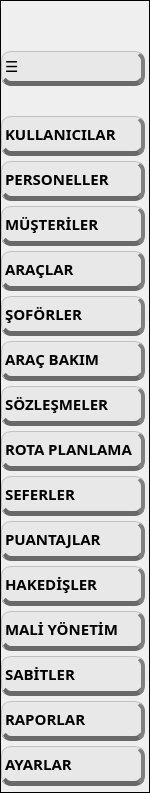
   <widget class="QFrame" name="menu_frame">
    <property name="geometry">
     <rect>
      <x>10</x>
      <y>10</y>
      <width>150</width>
      <height>793</height>
     </rect>
    </property>
    <property name="minimumSize">
     <size>
      <width>60</width>
      <height>0</height>
     </size>
    </property>
    <property name="maximumSize">
     <size>
      <width>200</width>
      <height>16777215</height>
     </size>
    </property>
    <property name="styleSheet">
     <string notr="true">QPushButton {
	background-color: #E8E8E8;
    color: #000;
    font-family: 'DaytonaPro', sans-serif;
    font-weight: bold;
    font-size: 11pt;
    border-radius: 10px;
	border-top: 1px solid #C0C0C0;
    border-left: 1px solid #C0C0C0;
    border-right: 4px solid #808080;  /* Sağ gölge kalınlığı */
    border-bottom: 5px solid #696969; /* Alt gölge kalınlığı */
    text-align: left;
    margin-right: 4px; /* Gölgenin kesilmemesi için alan bırakıyoruz */
    margin-bottom: 5px;
    padding: 3px;
}

QPushButton[selected=&quot;true&quot;] {
    background-color: #FFF3E0;
    color: #984C00;
    border-right: 4px solid #984C00;
    border-bottom: 5px solid #6B3A00;
}

QPushButton[flash=&quot;true&quot;] {
    background-color: #FFE0B2;
}

/* Üzerine gelince gölge rengini biraz açabiliriz */
QPushButton:hover {
    color: #984C00;
    border-right: 4px solid #A9A9A9;
    border-bottom: 5px solid #808080;
}

/* Basıldığında gölgeler küçülmeli ki buton çökmüş görünsün */
QPushButton:pressed {
    border-top: 2px solid #696969;
    border-left: 2px solid #696969;
    border-right: 1px solid #808080;   /* Sağ gölge kaybolur */
    border-bottom: 1px solid #808080;  /* Alt gölge kaybolur */
    
    margin-top: 4px;    /* Butonu fiziksel olarak aşağı kaydırır */
    margin-left: 2px;   /* Butonu fiziksel olarak sağa kaydırır */
    margin-bottom: 1px;
    margin-right: 2px;
    
    padding-top: 10px;  /* Metni buton içinde aşağı kaydırır */
}</string>
    </property>
    <property name="frameShape">
     <enum>QFrame::Shape::Box</enum>
    </property>
    <property name="frameShadow">
     <enum>QFrame::Shadow::Plain</enum>
    </property>
    <layout class="QGridLayout" name="gridLayout_7" rowminimumheight="30,20">
     <property name="leftMargin">
      <number>0</number>
     </property>
     <property name="topMargin">
      <number>50</number>
     </property>
     <property name="rightMargin">
      <number>0</number>
     </property>
     <property name="bottomMargin">
      <number>0</number>
     </property>
     <property name="spacing">
      <number>0</number>
     </property>
     <item row="0" column="0">
      <widget class="QPushButton" name="btn_menu_toggle">
       <property name="minimumSize">
        <size>
         <width>40</width>
         <height>40</height>
        </size>
       </property>
       <property name="maximumSize">
        <size>
         <width>16777215</width>
         <height>40</height>
        </size>
       </property>
       <property name="text">
        <string>☰</string>
       </property>
      </widget>
     </item>
     <item row="1" column="0">
      <layout class="QGridLayout" name="gridLayout_3">
       <property name="topMargin">
        <number>25</number>
       </property>
       <property name="spacing">
        <number>0</number>
       </property>
       <item row="0" column="0">
        <widget class="QPushButton" name="btn_users">
         <property name="sizePolicy">
          <sizepolicy hsizetype="Preferred" vsizetype="Preferred">
           <horstretch>0</horstretch>
           <verstretch>0</verstretch>
          </sizepolicy>
         </property>
         <property name="minimumSize">
          <size>
           <width>0</width>
           <height>45</height>
          </size>
         </property>
         <property name="maximumSize">
          <size>
           <width>16777215</width>
           <height>45</height>
          </size>
         </property>
         <property name="font">
          <font>
           <family>DaytonaPro</family>
           <pointsize>11</pointsize>
           <bold>true</bold>
          </font>
         </property>
         <property name="cursor">
          <cursorShape>ClosedHandCursor</cursorShape>
         </property>
         <property name="toolTipDuration">
          <number>0</number>
         </property>
         <property name="text">
          <string>KULLANICILAR</string>
         </property>
         <property name="flat">
          <bool>false</bool>
         </property>
        </widget>
       </item>
       <item row="1" column="0">
        <widget class="QPushButton" name="btn_employees">
         <property name="sizePolicy">
          <sizepolicy hsizetype="Preferred" vsizetype="Preferred">
           <horstretch>0</horstretch>
           <verstretch>0</verstretch>
          </sizepolicy>
         </property>
         <property name="minimumSize">
          <size>
           <width>0</width>
           <height>45</height>
          </size>
         </property>
         <property name="maximumSize">
          <size>
           <width>16777215</width>
           <height>45</height>
          </size>
         </property>
         <property name="font">
          <font>
           <family>DaytonaPro</family>
           <pointsize>11</pointsize>
           <bold>true</bold>
          </font>
         </property>
         <property name="toolTipDuration">
          <number>0</number>
         </property>
         <property name="text">
          <string>PERSONELLER</string>
         </property>
        </widget>
       </item>
       <item row="2" column="0">
        <widget class="QPushButton" name="btn_customers">
         <property name="sizePolicy">
          <sizepolicy hsizetype="Preferred" vsizetype="Preferred">
           <horstretch>0</horstretch>
           <verstretch>0</verstretch>
          </sizepolicy>
         </property>
         <property name="minimumSize">
          <size>
           <width>0</width>
           <height>45</height>
          </size>
         </property>
         <property name="maximumSize">
          <size>
           <width>16777215</width>
           <height>45</height>
          </size>
         </property>
         <property name="font">
          <font>
           <family>DaytonaPro</family>
           <pointsize>11</pointsize>
           <bold>true</bold>
          </font>
         </property>
         <property name="toolTipDuration">
          <number>0</number>
         </property>
         <property name="text">
          <string>MÜŞTERİLER</string>
         </property>
        </widget>
       </item>
       <item row="3" column="0">
        <widget class="QPushButton" name="btn_vehicles">
         <property name="sizePolicy">
          <sizepolicy hsizetype="Preferred" vsizetype="Preferred">
           <horstretch>0</horstretch>
           <verstretch>0</verstretch>
          </sizepolicy>
         </property>
         <property name="minimumSize">
          <size>
           <width>0</width>
           <height>45</height>
          </size>
         </property>
         <property name="maximumSize">
          <size>
           <width>16777215</width>
           <height>45</height>
          </size>
         </property>
         <property name="font">
          <font>
           <family>DaytonaPro</family>
           <pointsize>11</pointsize>
           <bold>true</bold>
          </font>
         </property>
         <property name="toolTipDuration">
          <number>0</number>
         </property>
         <property name="text">
          <string>ARAÇLAR</string>
         </property>
        </widget>
       </item>
       <item row="4" column="0">
        <widget class="QPushButton" name="btn_drivers">
         <property name="sizePolicy">
          <sizepolicy hsizetype="Preferred" vsizetype="Preferred">
           <horstretch>0</horstretch>
           <verstretch>0</verstretch>
          </sizepolicy>
         </property>
         <property name="minimumSize">
          <size>
           <width>0</width>
           <height>45</height>
          </size>
         </property>
         <property name="maximumSize">
          <size>
           <width>16777215</width>
           <height>45</height>
          </size>
         </property>
         <property name="font">
          <font>
           <family>DaytonaPro</family>
           <pointsize>11</pointsize>
           <bold>true</bold>
          </font>
         </property>
         <property name="toolTipDuration">
          <number>0</number>
         </property>
         <property name="text">
          <string>ŞOFÖRLER</string>
         </property>
        </widget>
       </item>
       <item row="5" column="0">
        <widget class="QPushButton" name="btn_repairs">
         <property name="sizePolicy">
          <sizepolicy hsizetype="Preferred" vsizetype="Preferred">
           <horstretch>0</horstretch>
           <verstretch>0</verstretch>
          </sizepolicy>
         </property>
         <property name="minimumSize">
          <size>
           <width>0</width>
           <height>45</height>
          </size>
         </property>
         <property name="maximumSize">
          <size>
           <width>16777215</width>
           <height>45</height>
          </size>
         </property>
         <property name="font">
          <font>
           <family>DaytonaPro</family>
           <pointsize>11</pointsize>
           <bold>true</bold>
          </font>
         </property>
         <property name="toolTipDuration">
          <number>0</number>
         </property>
         <property name="text">
          <string>ARAÇ BAKIM</string>
         </property>
        </widget>
       </item>
       <item row="6" column="0">
        <widget class="QPushButton" name="btn_contracts">
         <property name="sizePolicy">
          <sizepolicy hsizetype="Preferred" vsizetype="Preferred">
           <horstretch>0</horstretch>
           <verstretch>0</verstretch>
          </sizepolicy>
         </property>
         <property name="minimumSize">
          <size>
           <width>0</width>
           <height>45</height>
          </size>
         </property>
         <property name="maximumSize">
          <size>
           <width>16777215</width>
           <height>45</height>
          </size>
         </property>
         <property name="font">
          <font>
           <family>DaytonaPro</family>
           <pointsize>11</pointsize>
           <bold>true</bold>
          </font>
         </property>
         <property name="toolTipDuration">
          <number>0</number>
         </property>
         <property name="text">
          <string>SÖZLEŞMELER</string>
         </property>
        </widget>
       </item>
       <item row="7" column="0">
        <widget class="QPushButton" name="btn_routes">
         <property name="sizePolicy">
          <sizepolicy hsizetype="Preferred" vsizetype="Preferred">
           <horstretch>0</horstretch>
           <verstretch>0</verstretch>
          </sizepolicy>
         </property>
         <property name="minimumSize">
          <size>
           <width>0</width>
           <height>45</height>
          </size>
         </property>
         <property name="maximumSize">
          <size>
           <width>16777215</width>
           <height>45</height>
          </size>
         </property>
         <property name="font">
          <font>
           <family>DaytonaPro</family>
           <pointsize>11</pointsize>
           <bold>true</bold>
          </font>
         </property>
         <property name="toolTipDuration">
          <number>0</number>
         </property>
         <property name="text">
          <string>ROTA PLANLAMA</string>
         </property>
        </widget>
       </item>
       <item row="8" column="0">
        <widget class="QPushButton" name="btn_trips">
         <property name="sizePolicy">
          <sizepolicy hsizetype="Preferred" vsizetype="Preferred">
           <horstretch>0</horstretch>
           <verstretch>0</verstretch>
          </sizepolicy>
         </property>
         <property name="minimumSize">
          <size>
           <width>0</width>
           <height>45</height>
          </size>
         </property>
         <property name="maximumSize">
          <size>
           <width>16777215</width>
           <height>45</height>
          </size>
         </property>
         <property name="font">
          <font>
           <family>DaytonaPro</family>
           <pointsize>11</pointsize>
           <bold>true</bold>
          </font>
         </property>
         <property name="toolTipDuration">
          <number>0</number>
         </property>
         <property name="text">
          <string>SEFERLER</string>
         </property>
        </widget>
       </item>
       <item row="9" column="0">
        <widget class="QPushButton" name="btn_attendance">
         <property name="sizePolicy">
          <sizepolicy hsizetype="Preferred" vsizetype="Preferred">
           <horstretch>0</horstretch>
           <verstretch>0</verstretch>
          </sizepolicy>
         </property>
         <property name="minimumSize">
          <size>
           <width>0</width>
           <height>45</height>
          </size>
         </property>
         <property name="maximumSize">
          <size>
           <width>16777215</width>
           <height>45</height>
          </size>
         </property>
         <property name="font">
          <font>
           <family>DaytonaPro</family>
           <pointsize>11</pointsize>
           <bold>true</bold>
          </font>
         </property>
         <property name="toolTipDuration">
          <number>0</number>
         </property>
         <property name="text">
          <string>PUANTAJLAR</string>
         </property>
        </widget>
       </item>
       <item row="10" column="0">
        <widget class="QPushButton" name="btn_payments">
         <property name="sizePolicy">
          <sizepolicy hsizetype="Preferred" vsizetype="Preferred">
           <horstretch>0</horstretch>
           <verstretch>0</verstretch>
          </sizepolicy>
         </property>
         <property name="minimumSize">
          <size>
           <width>0</width>
           <height>45</height>
          </size>
         </property>
         <property name="maximumSize">
          <size>
           <width>16777215</width>
           <height>45</height>
          </size>
         </property>
         <property name="font">
          <font>
           <family>DaytonaPro</family>
           <pointsize>11</pointsize>
           <bold>true</bold>
          </font>
         </property>
         <property name="toolTipDuration">
          <number>0</number>
         </property>
         <property name="text">
          <string>HAKEDİŞLER</string>
         </property>
        </widget>
       </item>
       <item row="11" column="0">
        <widget class="QPushButton" name="btn_finance">
         <property name="sizePolicy">
          <sizepolicy hsizetype="Preferred" vsizetype="Preferred">
           <horstretch>0</horstretch>
           <verstretch>0</verstretch>
          </sizepolicy>
         </property>
         <property name="minimumSize">
          <size>
           <width>0</width>
           <height>45</height>
          </size>
         </property>
         <property name="maximumSize">
          <size>
           <width>16777215</width>
           <height>45</height>
          </size>
         </property>
         <property name="font">
          <font>
           <family>DaytonaPro</family>
           <pointsize>11</pointsize>
           <bold>true</bold>
          </font>
         </property>
         <property name="toolTipDuration">
          <number>0</number>
         </property>
         <property name="text">
          <string>MALİ YÖNETİM</string>
         </property>
        </widget>
       </item>
       <item row="12" column="0">
        <widget class="QPushButton" name="btn_constants">
         <property name="sizePolicy">
          <sizepolicy hsizetype="Preferred" vsizetype="Preferred">
           <horstretch>0</horstretch>
           <verstretch>0</verstretch>
          </sizepolicy>
         </property>
         <property name="minimumSize">
          <size>
           <width>0</width>
           <height>45</height>
          </size>
         </property>
         <property name="maximumSize">
          <size>
           <width>16777215</width>
           <height>45</height>
          </size>
         </property>
         <property name="font">
          <font>
           <family>DaytonaPro</family>
           <pointsize>11</pointsize>
           <bold>true</bold>
          </font>
         </property>
         <property name="toolTipDuration">
          <number>0</number>
         </property>
         <property name="text">
          <string>SABİTLER</string>
         </property>
        </widget>
       </item>
       <item row="13" column="0">
        <widget class="QPushButton" name="btn_reports">
         <property name="sizePolicy">
          <sizepolicy hsizetype="Preferred" vsizetype="Preferred">
           <horstretch>0</horstretch>
           <verstretch>0</verstretch>
          </sizepolicy>
         </property>
         <property name="minimumSize">
          <size>
           <width>0</width>
           <height>45</height>
          </size>
         </property>
         <property name="maximumSize">
          <size>
           <width>16777215</width>
           <height>45</height>
          </size>
         </property>
         <property name="font">
          <font>
           <family>DaytonaPro</family>
           <pointsize>11</pointsize>
           <bold>true</bold>
          </font>
         </property>
         <property name="toolTipDuration">
          <number>0</number>
         </property>
         <property name="text">
          <string>RAPORLAR</string>
         </property>
        </widget>
       </item>
       <item row="14" column="0">
        <widget class="QPushButton" name="btn_settings">
         <property name="sizePolicy">
          <sizepolicy hsizetype="Preferred" vsizetype="Preferred">
           <horstretch>0</horstretch>
           <verstretch>0</verstretch>
          </sizepolicy>
         </property>
         <property name="minimumSize">
          <size>
           <width>0</width>
           <height>45</height>
          </size>
         </property>
         <property name="maximumSize">
          <size>
           <width>16777215</width>
           <height>45</height>
          </size>
         </property>
         <property name="font">
          <font>
           <family>DaytonaPro</family>
           <pointsize>11</pointsize>
           <bold>true</bold>
          </font>
         </property>
         <property name="toolTipDuration">
          <number>0</number>
         </property>
         <property name="text">
          <string>AYARLAR</string>
         </property>
        </widget>
       </item>
      </layout>
     </item>
     <item row="1" column="0">
      <spacer name="verticalSpacer_2">
       <property name="orientation">
        <enum>Qt::Orientation::Vertical</enum>
       </property>
       <property name="sizeHint" stdset="0">
        <size>
         <width>20</width>
         <height>17</height>
        </size>
       </property>
      </spacer>
     </item>
    </layout>
   </widget>
